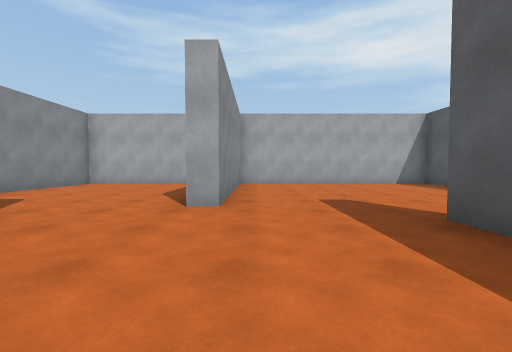
view 1 (above)

12 first-person views from a walk through a 3-D level made in the Unity game engine. The camera is 1.2 m above the floor, tilts 2° down and sees 90° across. The floor is counted in squares, 2 m on a side. Each view is taken from the middle of a square. On the plan, view 1 faces up. The plan holds only what a view shows up to about 9 squares ahead; the rest is blank. The place goes on beyond the plan. The player is left out.

view 2
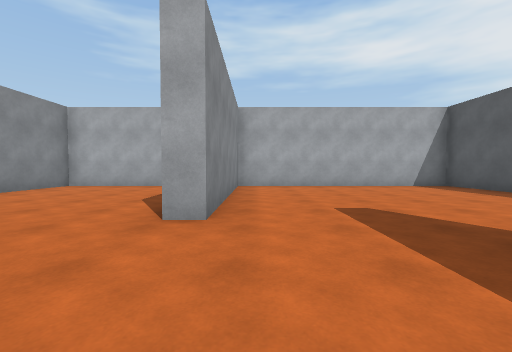

view 3
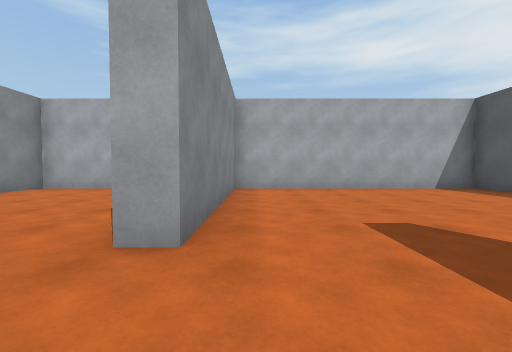

view 4
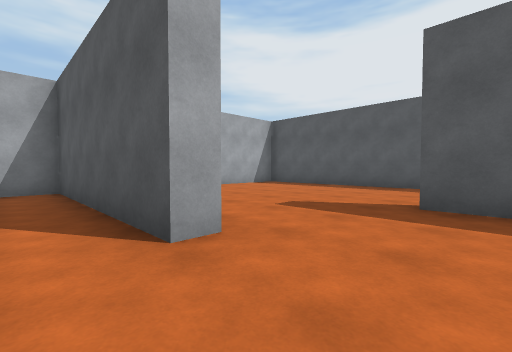

view 5
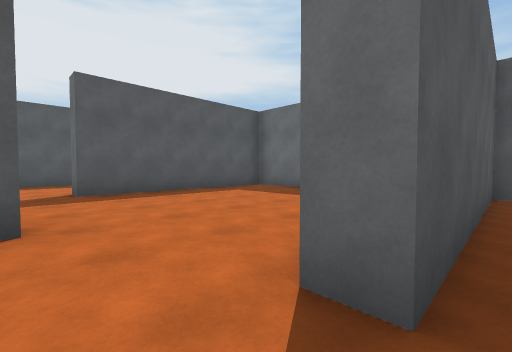

view 6
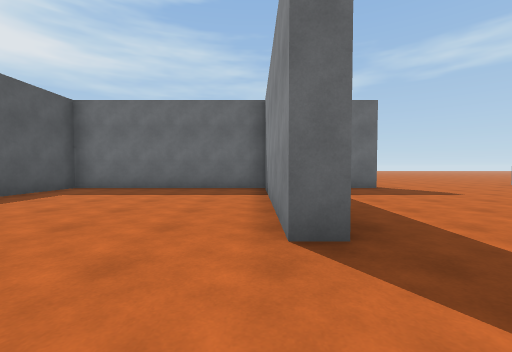

view 7
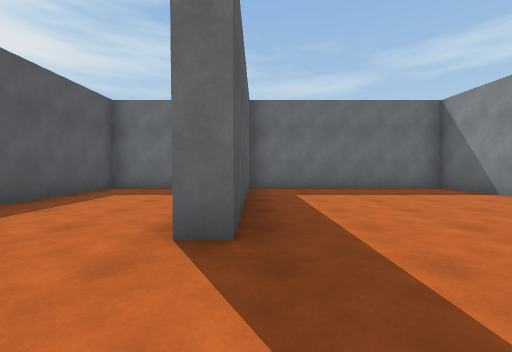

view 8
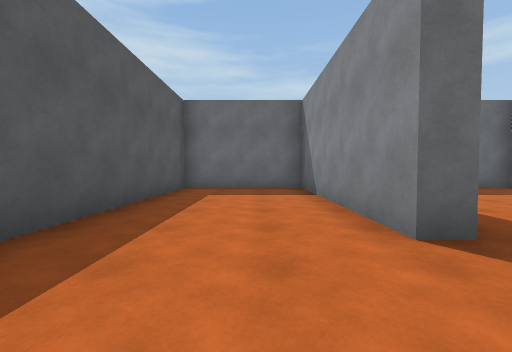

view 9
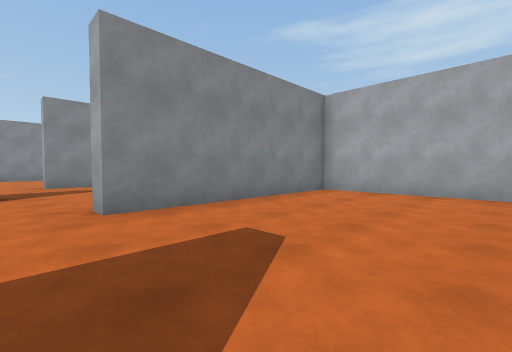

view 10
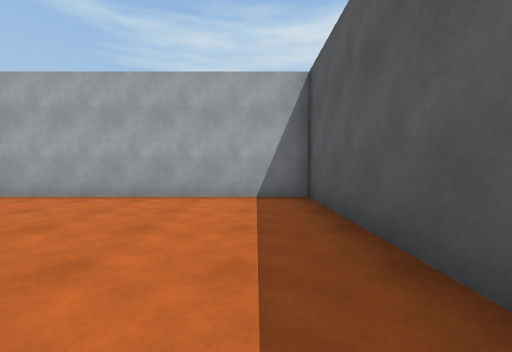

view 11
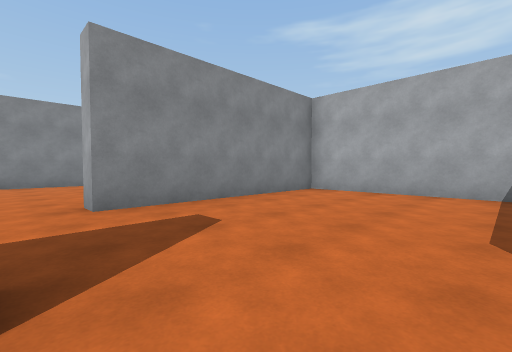

view 12
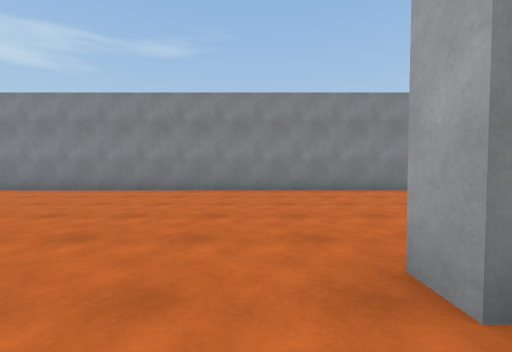

### Floor plan
Ten units are one square. View 1 is at (0, 0); x grows to the right and y downward. Boxes are objects, and circles mark ways between rooms. Rooms are numbered by the first view taken in them; rooms with no view inside come last. Other rooms are left out.
<svg viewBox="-65 -97 131 125">
<path fill="none" stroke="#000" d="M-33 -14 -33 23 22 23 22 -29M-6 -39 -11 -39M-38 -29 -33 -29 -33 -14M-11 -39 -11 -92 -60 -92 -59 -39M22 -29 27 -29 27 23 61 23 61 -92 -6 -92 -6 -39"/>
<circle cx="-27" cy="-30" r="3" fill="#2a7"/>
<circle cx="5" cy="-30" r="3" fill="#2a7"/>
<text x="-10" y="-10">1</text>
<text x="-40" y="-60">2</text>
<text x="30" y="-50">3</text>
</svg>
Room 1 opens to room 2. Room 1 opens to room 3.

Where each view was taken, in squares from view 1:
view 1: 0 up, 0 right, facing up
view 2: 1 up, 0 right, facing up
view 3: 2 up, 0 right, facing up
view 4: 2 up, 2 left, facing up-right
view 5: 4 up, 4 left, facing down-right
view 6: 5 up, 3 left, facing down
view 7: 5 up, 2 right, facing down
view 8: 5 up, 4 right, facing down
view 9: 3 up, 3 right, facing up-left
view 10: 4 up, 5 right, facing up
view 11: 3 up, 2 left, facing up-left
view 12: 3 up, 5 left, facing left
